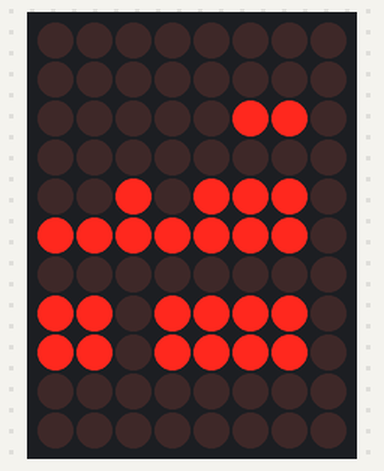
The sketch below on a simulated Arduino Uno, built with avr-gcc and run on an emulated ATmega328P. On the bench: 8×11 LED matrix. Wiring (inferred from the names in the program): LED matrix (orientation assumed): rows pin 6, pin 5, pin 4, pin 3, pin 2, A5, A4, A3, A2, A1, A0; columns pin 12, pin 11, pin 10, pin 9, pin 8, pin 7, pin 0, pin 1.

Above: at 0.1 s.
At 2.6 s:
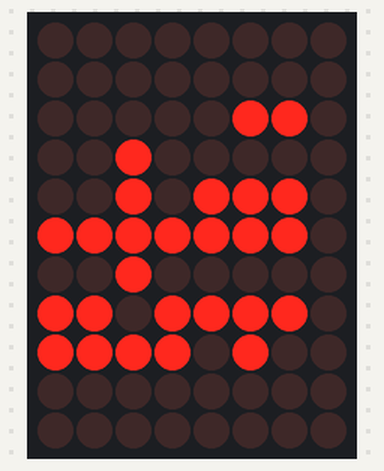
At 8.6 s:
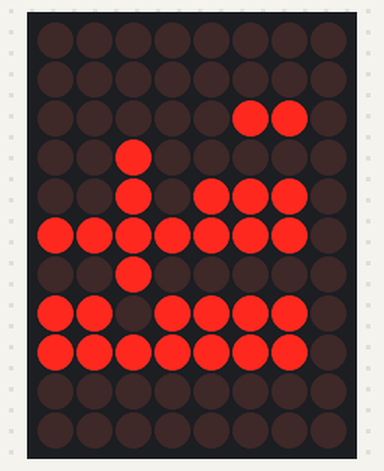
At 14.6 s:
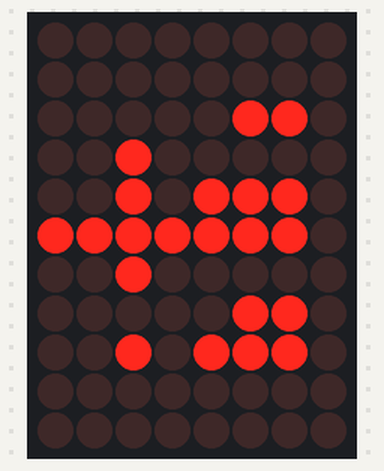
At 19.6 s:
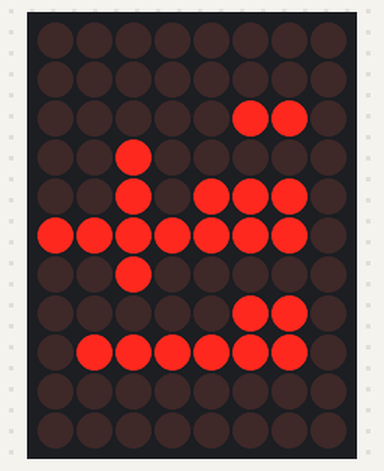
At 38.6 s:
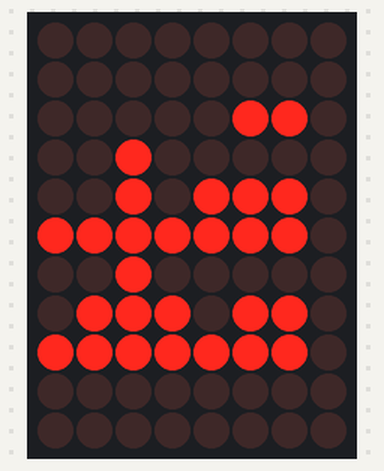

The sketch:

SevenSegment11.ino
```cpp
// set these to the time you download/start running the sketch
#define kStartHour (1)
#define kStartMinute (48)

// pins for the enable lines on the display (one per digit)
int enables[11] = { 6, 5, 4, 3 ,2, A5, A4, A3, A2, A1, A0 };

// pins for the segment lines on the display (one per segment a-h)
int segments[8] = { 12, 11, 10, 9, 8, 7, 0, 1 /* dp */ };


// turn on a digit
void enableDigit( int d )
{
  // turn off all others
  for( int a=0 ; a<11 ; a++ )
  {
    pinMode( enables[a], INPUT );
  }

  // turn on this one
  if( d >= 0 ) {
    pinMode( enables[ d ], OUTPUT );
    digitalWrite( enables[ d ] , LOW );
  }
}

// turn off a digit
void disableDigit( int d )
{
  pinMode( enables[d], INPUT );
}

// toffset is the time offset to start. computed at startup time
long toffset = 0;

// constants for computing a displayable time
long day = 86400000; // 86400000 milliseconds in a day
long hour = 3600000; // 3600000 milliseconds in an hour
long minute = 60000; // 60000 milliseconds in a minute
long second =  1000; // 1000 milliseconds in a second

//////////////////////////////////////////////////////////////////////////

void setup() {
  // set up output segments to be off
  for( int s=0 ; s<8 ; s++ )
  {
    pinMode( segments[s], OUTPUT );
    digitalWrite( segments[s], LOW );
  }

  // compute start time
  toffset = (day * 0) + (hour * kStartHour) + (minute * kStartMinute);

  // clear all digits
  enableDigit( -1 );
}

// seven segment display
//
//      1
//    4   5
//      2
//    0   6
//      3    7

// lookup table
// the layout is above of the segments.
// [0] if 1, turns on the bottom left segment, as seen above
// [7] if 1, turns on the decimal point
// [8] is the byte used for finding the associated LUT row in the list
unsigned char lut[][9] = {
   /* 0 */ { 1, 1, 0, 1, 1, 1, 1, 0, '0' },
   /* 1 */ { 0, 0, 0, 0, 0, 1, 1, 0, '1' },
   /* 2 */ { 1, 1, 1, 1, 0, 1, 0, 0, '2' },
   /* 3 */ { 0, 1, 1, 1, 0, 1, 1, 0, '3' },
   /* 4 */ { 0, 0, 1, 0, 1, 1, 1, 0, '4' },
   /* 5 */ { 0, 1, 1, 1, 1, 0, 1, 0, '5' },
   /* 6 */ { 1, 1, 1, 1, 1, 0, 1, 0, '6' },
   /* 7 */ { 0, 1, 0, 0, 0, 1, 1, 0, '7' },
   /* 8 */ { 1, 1, 1, 1, 1, 1, 1, 0, '8' },
   /* 9 */ { 0, 1, 1, 1, 1, 1, 1, 0, '9' },
   /*   */ { 0, 0, 0, 0, 0, 0, 0, 0, ' ' }, /* 10 */
   /* . */ { 0, 0, 0, 0, 0, 0, 0, 1, '.' }, /* 11 */
   /* - */ { 0, 0, 1, 0, 0, 0, 0, 0, '-' },
   /* a */ { 1, 1, 1, 0, 1, 1, 1, 0, 'a' },
   /* b */ { 1, 0, 1, 1, 1, 0, 1, 0, 'b' },
   /* c */ { 1, 0, 1, 1, 0, 0, 0, 0, 'c' },
   /* d */ { 1, 0, 1, 1, 0, 1, 1, 0, 'd' },
   /* e */ { 1, 1, 1, 1, 1, 0, 0, 0, 'e' },
   /* f */ { 1, 1, 1, 0, 1, 0, 0, 0, 'f' },
   /* h */ { 1, 0, 1, 0, 1, 0, 1, 0, 'h' },
   /* l */ { 1, 0, 0, 1, 1, 0, 0, 0, 'l' },
   /* o */ { 1, 0, 1, 1, 0, 0, 1, 0, 'o' },
           { 0, 0, 0, 0, 0, 1, 0, 1, '!' },
           { 0, 1, 0, 0, 0, 1, 0, 1, '?' },

//      1
//    4   5
//      2
//    0   6
//      3    7
           // Animations.
           { 1, 0, 0, 0, 0, 0, 0, 0, 'A' }, // clockwise circle animation
           { 0, 0, 0, 0, 1, 0, 0, 0, 'B' },
           { 0, 1, 0, 0, 0, 0, 0, 0, 'C' },
           { 0, 0, 0, 0, 0, 1, 0, 0, 'D' },
           { 0, 0, 0, 0, 0, 0, 1, 0, 'E' },
           { 0, 0, 0, 1, 0, 0, 0, 0, 'F' },

           { 1, 0, 0, 0, 0, 0, 0, 0, 'G' }, // figure 8 animation
           { 0, 0, 1, 0, 0, 0, 0, 0, 'H' },
           { 0, 0, 0, 0, 0, 1, 0, 0, 'I' },
           { 0, 1, 0, 0, 0, 0, 0, 0, 'J' },
           { 0, 0, 0, 0, 1, 0, 0, 0, 'K' },
           { 0, 0, 1, 0, 0, 0, 0, 0, 'L' },
           { 0, 0, 0, 0, 0, 0, 1, 0, 'M' },
           { 0, 0, 0, 1, 0, 0, 0, 0, 'N' },

           { 0, 0, 0, 1, 0, 0, 0, 0, 'O' }, // bar up
           { 1, 0, 0, 1, 0, 0, 1, 0, 'P' },
           { 1, 0, 1, 1, 0, 0, 1, 0, 'Q' },
           { 1, 0, 1, 1, 1, 1, 1, 0, 'R' },
           { 1, 1, 1, 1, 1, 1, 1, 0, 'S' },
           { 1, 1, 1, 0, 1, 1, 1, 0, 'T' }, // empty from bottom
           { 0, 1, 1, 0, 1, 1, 0, 0, 'U' },
           { 0, 1, 0, 0, 1, 1, 0, 0, 'V' },
           { 0, 1, 0, 0, 0, 0, 0, 0, 'W' },
           { 0, 0, 0, 0, 0, 0, 0, 0, 'X' },

   { -1 },
};

// our buffer.  make it bigger than 11 digits for safety, and for decimal point overlapping
char buffer[32] = "hello.";


// look for the character specified in the lookup table
// return the index
int findInLut( char ch )
{
  if( (ch & 0x80) == 0x80 ) ch &=0x7f;

  for( int i=0 ; lut[i][0] != -1 ; i++ )
  {
    if( ch == lut[i][8] ) return i;
  }
  /* not found. return something */
  return findInLut( '-' );
}

// pad out short strings to fill 11 digits with spaces
void pad( char * buf, int len )
{
  int nulled = 0;
  for( int i=0 ; i<len ; i++ )
  {
    if( buf[i] == '\0' ) nulled = 1;
    if( nulled )  buf[i] = ' ';
  }
}

// take the decimal points in the string, and
// compress them onto the previous character by hinting them
void dpHint( char * buf, int len )
{
  for( int i=0 ; i < len ; i++ )
  {
    if( buf[i+1] == '.' ) {
      buf[i++] |= 0x80;
      // shift the rest of the buffer down
      for( int j=i ; j < len ; j++ ) {
        buf[j] = buf[j+1];
      }
    }
  }
}


// convert the buffer to segments on the display
void segDisplay( char * buf )
{
  /* foreach digit */
  for( int d=0 ; d<11 ; d++ )
  {
    // find the index in the LUT of the current character
    int ch = findInLut( buf[d] );

    // once we found it, turn on the segments as we need them
    for( int s=0 ; s<8 ; s++ )
    {
      digitalWrite( segments[s], lut[ch][s] );
    }

    // convert the decimal point hint back to the actual DP dot
    if( (buffer[d] & 0x80) == 0x80 ) {
      digitalWrite( segments[7],  HIGH );
    }

    // show it quickly
    enableDigit( d );
    delay( 1 );
    disableDigit( d );
  }
}


// fill the buffer with the current time with flashing dash for display
void fill_time()
{
  long timeNow = millis() + toffset;

  int days = timeNow / day ;                                //number of days
  int hours = (timeNow % day) / hour;                       //the remainder from days division (in milliseconds) divided by hours, this gives the full hours
  int minutes = ((timeNow % day) % hour) / minute ;         //and so on...
  int seconds = (((timeNow % day) % hour) % minute) / second;

  int c = ((millis()/500)&1)?'-':' ';

  sprintf( buffer, " %2d%c%02d%c%02d", hours, c, minutes, c, seconds );
}

// fill the buffer with circle animation A
void fill_anim_A()
{
  for( int i=0 ; i<11 ; i++ )
  {
    // simple animation
    buffer[i] = 'A' + ((millis()/40 + i) % 6); // circle animation
  }
}

// fill the buffer with figure-8 animation G
void fill_anim_G()
{
  for( int i=0 ; i<11 ; i++ )
  {
    // simple animation
    buffer[i] = 'G' + ((millis()/50 +i) % 8); // figure 8 animation
  }
}

void fill_anim_O()
{
  for( int i=0 ; i<11 ; i++ )
  {
    // simple animation
    buffer[i] = 'O' + ((millis()/30 +i) % 10); // figure 8 animation
  }
}

void fill_anim_dash()
{
  int nit = (millis()/30) % 22;

  for( int i=0 ; i<11 ; i++ )
  {
    // simple animation

    if( nit < 11 ) {
      buffer[i] = (i<nit)?'-':' ';
    } else {
      buffer[i] = (i<(nit-11))?' ':'-';
    }
  }
}


// main arduino loop point
void loop()
{
  // one animation step per 4 seconds (4000 ms)
  int animationSelector = (millis()/3000) % 8;

  // fill the buffer
  switch( animationSelector ) {
    case( 0 ): case( 2 ):  case( 4 ): case( 6 ): fill_time(); break;
    case( 1 ): fill_anim_A(); break;
    case( 3 ): fill_anim_O(); break;
    case( 5 ): fill_anim_G(); break;
    case( 7 ): fill_anim_dash(); break;
  }

  // convert decimal points to hints in the string
  dpHint( buffer, 11 );

  // pad out the string to fill 11 characters
  pad( buffer, 11 );

  // show the buffer to the display
  segDisplay( buffer );
}
```

Measured:
- what the display in image 0 shows lasts 0.6 s, from 0.0 s to 0.6 s
